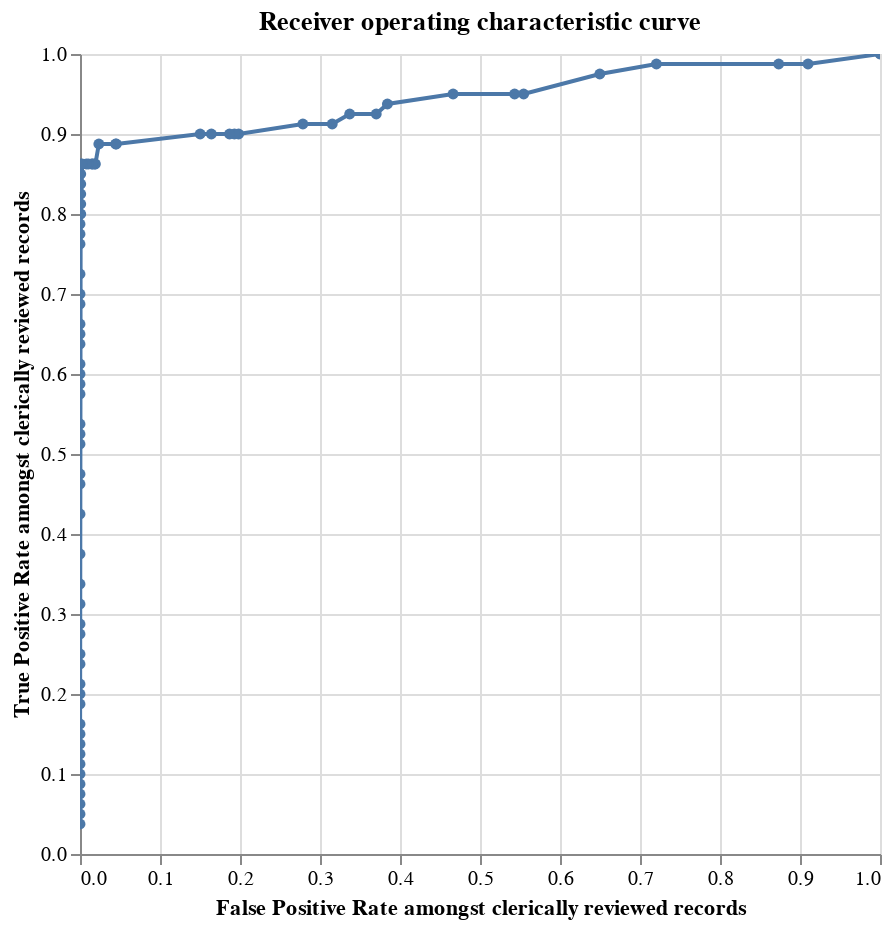

Notebook cell for this chart:
### Markdown cell above
Then to produce the chart:

### Code cell
linker._con.register("labels", df_labels)

linker.roc_chart_from_labels("labels")

### Figure 1 — Vega-Lite specification as saved in the notebook (floating-point values rounded to 4 significant figures)
{"$schema": "https://vega.github.io/schema/vega-lite/v4.8.1.json", "data": {"values": [{"FN": 0, "FN_rate": 0, "FP": 1145, "FP_rate": 1, "N": 1145, "N_rate": 0.9347, "P": 80, "P_rate": 0, "TN": 0, "TN_rate": 0, "TP": 80, "TP_rate": 1, "precision": 0.06531, "recall": 1, "row_count": 1225, "truth_threshold": -10.07}, {"FN": 1, "FN_rate": 0.0125, "FP": 1042, "FP_rate": 0.91, "N": 1145, "N_rate": 0.9347, "P": 80, "P_rate": 0, "TN": 103, "TN_rate": 0.08996, "TP": 79, "TP_rate": 0.9875, "precision": 0.07047, "recall": 0.9875, "row_count": 1225, "truth_threshold": -9.228}, {"FN": 1, "FN_rate": 0.0125, "FP": 1000, "FP_rate": 0.8734, "N": 1145, "N_rate": 0.9347, "P": 80, "P_rate": 0, "TN": 145, "TN_rate": 0.1266, "TP": 79, "TP_rate": 0.9875, "precision": 0.07322, "recall": 0.9875, "row_count": 1225, "truth_threshold": -8.939}, {"FN": 1, "FN_rate": 0.0125, "FP": 825, "FP_rate": 0.7205, "N": 1145, "N_rate": 0.9347, "P": 80, "P_rate": 0, "TN": 320, "TN_rate": 0.2795, "TP": 79, "TP_rate": 0.9875, "precision": 0.08739, "recall": 0.9875, "row_count": 1225, "truth_threshold": -8.873}, {"FN": 2, "FN_rate": 0.025, "FP": 744, "FP_rate": 0.6498, "N": 1145, "N_rate": 0.9347, "P": 80, "P_rate": 0, "TN": 401, "TN_rate": 0.3502, "TP": 78, "TP_rate": 0.975, "precision": 0.09489, "recall": 0.975, "row_count": 1225, "truth_threshold": -8.102}, {"FN": 4, "FN_rate": 0.05, "FP": 635, "FP_rate": 0.5546, "N": 1145, "N_rate": 0.9347, "P": 80, "P_rate": 0, "TN": 510, "TN_rate": 0.4454, "TP": 76, "TP_rate": 0.95, "precision": 0.1069, "recall": 0.95, "row_count": 1225, "truth_threshold": -8.036}, {"FN": 4, "FN_rate": 0.05, "FP": 622, "FP_rate": 0.5432, "N": 1145, "N_rate": 0.9347, "P": 80, "P_rate": 0, "TN": 523, "TN_rate": 0.4568, "TP": 76, "TP_rate": 0.95, "precision": 0.1089, "recall": 0.95, "row_count": 1225, "truth_threshold": -7.991}, {"FN": 4, "FN_rate": 0.05, "FP": 534, "FP_rate": 0.4664, "N": 1145, "N_rate": 0.9347, "P": 80, "P_rate": 0, "TN": 611, "TN_rate": 0.5336, "TP": 76, "TP_rate": 0.95, "precision": 0.1246, "recall": 0.95, "row_count": 1225, "truth_threshold": -7.746}, {"FN": 5, "FN_rate": 0.0625, "FP": 440, "FP_rate": 0.3843, "N": 1145, "N_rate": 0.9347, "P": 80, "P_rate": 0, "TN": 705, "TN_rate": 0.6157, "TP": 75, "TP_rate": 0.9375, "precision": 0.1456, "recall": 0.9375, "row_count": 1225, "truth_threshold": -7.524}, {"FN": 6, "FN_rate": 0.075, "FP": 424, "FP_rate": 0.3703, "N": 1145, "N_rate": 0.9347, "P": 80, "P_rate": 0, "TN": 721, "TN_rate": 0.6297, "TP": 74, "TP_rate": 0.925, "precision": 0.1486, "recall": 0.925, "row_count": 1225, "truth_threshold": -7.154}, {"FN": 6, "FN_rate": 0.075, "FP": 386, "FP_rate": 0.3371, "N": 1145, "N_rate": 0.9347, "P": 80, "P_rate": 0, "TN": 759, "TN_rate": 0.6629, "TP": 74, "TP_rate": 0.925, "precision": 0.1609, "recall": 0.925, "row_count": 1225, "truth_threshold": -6.909}, {"FN": 7, "FN_rate": 0.0875, "FP": 361, "FP_rate": 0.3153, "N": 1145, "N_rate": 0.9347, "P": 80, "P_rate": 0, "TN": 784, "TN_rate": 0.6847, "TP": 73, "TP_rate": 0.9125, "precision": 0.1682, "recall": 0.9125, "row_count": 1225, "truth_threshold": -6.864}, {"FN": 7, "FN_rate": 0.0875, "FP": 319, "FP_rate": 0.2786, "N": 1145, "N_rate": 0.9347, "P": 80, "P_rate": 0, "TN": 826, "TN_rate": 0.7214, "TP": 73, "TP_rate": 0.9125, "precision": 0.1862, "recall": 0.9125, "row_count": 1225, "truth_threshold": -6.798}, {"FN": 8, "FN_rate": 0.1, "FP": 227, "FP_rate": 0.1983, "N": 1145, "N_rate": 0.9347, "P": 80, "P_rate": 0, "TN": 918, "TN_rate": 0.8017, "TP": 72, "TP_rate": 0.9, "precision": 0.2408, "recall": 0.9, "row_count": 1225, "truth_threshold": -6.687}, {"FN": 8, "FN_rate": 0.1, "FP": 221, "FP_rate": 0.193, "N": 1145, "N_rate": 0.9347, "P": 80, "P_rate": 0, "TN": 924, "TN_rate": 0.807, "TP": 72, "TP_rate": 0.9, "precision": 0.2457, "recall": 0.9, "row_count": 1225, "truth_threshold": -6.331}, {"FN": 8, "FN_rate": 0.1, "FP": 214, "FP_rate": 0.1869, "N": 1145, "N_rate": 0.9347, "P": 80, "P_rate": 0, "TN": 931, "TN_rate": 0.8131, "TP": 72, "TP_rate": 0.9, "precision": 0.2517, "recall": 0.9, "row_count": 1225, "truth_threshold": -6.027}, {"FN": 8, "FN_rate": 0.1, "FP": 188, "FP_rate": 0.1642, "N": 1145, "N_rate": 0.9347, "P": 80, "P_rate": 0, "TN": 957, "TN_rate": 0.8358, "TP": 72, "TP_rate": 0.9, "precision": 0.2769, "recall": 0.9, "row_count": 1225, "truth_threshold": -5.961}, {"FN": 8, "FN_rate": 0.1, "FP": 172, "FP_rate": 0.1502, "N": 1145, "N_rate": 0.9347, "P": 80, "P_rate": 0, "TN": 973, "TN_rate": 0.8498, "TP": 72, "TP_rate": 0.9, "precision": 0.2951, "recall": 0.9, "row_count": 1225, "truth_threshold": -5.672}, {"FN": 9, "FN_rate": 0.1125, "FP": 52, "FP_rate": 0.04541, "N": 1145, "N_rate": 0.9347, "P": 80, "P_rate": 0, "TN": 1093, "TN_rate": 0.9546, "TP": 71, "TP_rate": 0.8875, "precision": 0.5772, "recall": 0.8875, "row_count": 1225, "truth_threshold": -5.494}, {"FN": 9, "FN_rate": 0.1125, "FP": 51, "FP_rate": 0.04454, "N": 1145, "N_rate": 0.9347, "P": 80, "P_rate": 0, "TN": 1094, "TN_rate": 0.9555, "TP": 71, "TP_rate": 0.8875, "precision": 0.582, "recall": 0.8875, "row_count": 1225, "truth_threshold": -4.834}, {"FN": 9, "FN_rate": 0.1125, "FP": 27, "FP_rate": 0.02358, "N": 1145, "N_rate": 0.9347, "P": 80, "P_rate": 0, "TN": 1118, "TN_rate": 0.9764, "TP": 71, "TP_rate": 0.8875, "precision": 0.7245, "recall": 0.8875, "row_count": 1225, "truth_threshold": -4.257}, {"FN": 11, "FN_rate": 0.1375, "FP": 22, "FP_rate": 0.01921, "N": 1145, "N_rate": 0.9347, "P": 80, "P_rate": 0, "TN": 1123, "TN_rate": 0.9808, "TP": 69, "TP_rate": 0.8625, "precision": 0.7582, "recall": 0.8625, "row_count": 1225, "truth_threshold": -3.42}, {"FN": 11, "FN_rate": 0.1375, "FP": 21, "FP_rate": 0.01834, "N": 1145, "N_rate": 0.9347, "P": 80, "P_rate": 0, "TN": 1124, "TN_rate": 0.9817, "TP": 69, "TP_rate": 0.8625, "precision": 0.7667, "recall": 0.8625, "row_count": 1225, "truth_threshold": -3.249}, {"FN": 11, "FN_rate": 0.1375, "FP": 18, "FP_rate": 0.01572, "N": 1145, "N_rate": 0.9347, "P": 80, "P_rate": 0, "TN": 1127, "TN_rate": 0.9843, "TP": 69, "TP_rate": 0.8625, "precision": 0.7931, "recall": 0.8625, "row_count": 1225, "truth_threshold": -2.412}, {"FN": 11, "FN_rate": 0.1375, "FP": 17, "FP_rate": 0.01485, "N": 1145, "N_rate": 0.9347, "P": 80, "P_rate": 0, "TN": 1128, "TN_rate": 0.9852, "TP": 69, "TP_rate": 0.8625, "precision": 0.8023, "recall": 0.8625, "row_count": 1225, "truth_threshold": -2.122}, {"FN": 11, "FN_rate": 0.1375, "FP": 12, "FP_rate": 0.01048, "N": 1145, "N_rate": 0.9347, "P": 80, "P_rate": 0, "TN": 1133, "TN_rate": 0.9895, "TP": 69, "TP_rate": 0.8625, "precision": 0.8519, "recall": 0.8625, "row_count": 1225, "truth_threshold": -1.185}, {"FN": 11, "FN_rate": 0.1375, "FP": 9, "FP_rate": 0.00786, "N": 1145, "N_rate": 0.9347, "P": 80, "P_rate": 0, "TN": 1136, "TN_rate": 0.9921, "TP": 69, "TP_rate": 0.8625, "precision": 0.8846, "recall": 0.8625, "row_count": 1225, "truth_threshold": -0.9297}, {"FN": 11, "FN_rate": 0.1375, "FP": 3, "FP_rate": 0.00262, "N": 1145, "N_rate": 0.9347, "P": 80, "P_rate": 0, "TN": 1142, "TN_rate": 0.9974, "TP": 69, "TP_rate": 0.8625, "precision": 0.9583, "recall": 0.8625, "row_count": 1225, "truth_threshold": -0.7077}, {"FN": 11, "FN_rate": 0.1375, "FP": 1, "FP_rate": 0.0008734, "N": 1145, "N_rate": 0.9347, "P": 80, "P_rate": 0, "TN": 1144, "TN_rate": 0.9991, "TP": 69, "TP_rate": 0.8625, "precision": 0.9857, "recall": 0.8625, "row_count": 1225, "truth_threshold": -0.4457}, {"FN": 12, "FN_rate": 0.15, "FP": 1, "FP_rate": 0.0008734, "N": 1145, "N_rate": 0.9347, "P": 80, "P_rate": 0, "TN": 1144, "TN_rate": 0.9991, "TP": 68, "TP_rate": 0.85, "precision": 0.9855, "recall": 0.85, "row_count": 1225, "truth_threshold": -0.3797}, {"FN": 13, "FN_rate": 0.1625, "FP": 1, "FP_rate": 0.0008734, "N": 1145, "N_rate": 0.9347, "P": 80, "P_rate": 0, "TN": 1144, "TN_rate": 0.9991, "TP": 67, "TP_rate": 0.8375, "precision": 0.9853, "recall": 0.8375, "row_count": 1225, "truth_threshold": -0.331}, {"FN": 14, "FN_rate": 0.175, "FP": 1, "FP_rate": 0.0008734, "N": 1145, "N_rate": 0.9347, "P": 80, "P_rate": 0, "TN": 1144, "TN_rate": 0.9991, "TP": 66, "TP_rate": 0.825, "precision": 0.9851, "recall": 0.825, "row_count": 1225, "truth_threshold": -0.265}, {"FN": 15, "FN_rate": 0.1875, "FP": 1, "FP_rate": 0.0008734, "N": 1145, "N_rate": 0.9347, "P": 80, "P_rate": 0, "TN": 1144, "TN_rate": 0.9991, "TP": 65, "TP_rate": 0.8125, "precision": 0.9848, "recall": 0.8125, "row_count": 1225, "truth_threshold": -0.09253}, {"FN": 16, "FN_rate": 0.2, "FP": 1, "FP_rate": 0.0008734, "N": 1145, "N_rate": 0.9347, "P": 80, "P_rate": 0, "TN": 1144, "TN_rate": 0.9991, "TP": 64, "TP_rate": 0.8, "precision": 0.9846, "recall": 0.8, "row_count": 1225, "truth_threshold": 0.007786}, {"FN": 16, "FN_rate": 0.2, "FP": 0, "FP_rate": 0, "N": 1145, "N_rate": 0.9347, "P": 80, "P_rate": 0, "TN": 1145, "TN_rate": 1, "TP": 64, "TP_rate": 0.8, "precision": 1, "recall": 0.8, "row_count": 1225, "truth_threshold": 0.2586}, {"FN": 17, "FN_rate": 0.2125, "FP": 0, "FP_rate": 0, "N": 1145, "N_rate": 0.9347, "P": 80, "P_rate": 0, "TN": 1145, "TN_rate": 1, "TP": 63, "TP_rate": 0.7875, "precision": 1, "recall": 0.7875, "row_count": 1225, "truth_threshold": 0.3915}, {"FN": 18, "FN_rate": 0.225, "FP": 0, "FP_rate": 0, "N": 1145, "N_rate": 0.9347, "P": 80, "P_rate": 0, "TN": 1145, "TN_rate": 1, "TP": 62, "TP_rate": 0.775, "precision": 1, "recall": 0.775, "row_count": 1225, "truth_threshold": 0.4575}, {"FN": 19, "FN_rate": 0.2375, "FP": 0, "FP_rate": 0, "N": 1145, "N_rate": 0.9347, "P": 80, "P_rate": 0, "TN": 1145, "TN_rate": 1, "TP": 61, "TP_rate": 0.7625, "precision": 1, "recall": 0.7625, "row_count": 1225, "truth_threshold": 0.5062}, {"FN": 22, "FN_rate": 0.275, "FP": 0, "FP_rate": 0, "N": 1145, "N_rate": 0.9347, "P": 80, "P_rate": 0, "TN": 1145, "TN_rate": 1, "TP": 58, "TP_rate": 0.725, "precision": 1, "recall": 0.725, "row_count": 1225, "truth_threshold": 0.747}, {"FN": 24, "FN_rate": 0.3, "FP": 0, "FP_rate": 0, "N": 1145, "N_rate": 0.9347, "P": 80, "P_rate": 0, "TN": 1145, "TN_rate": 1, "TP": 56, "TP_rate": 0.7, "precision": 1, "recall": 0.7, "row_count": 1225, "truth_threshold": 1.454}, {"FN": 25, "FN_rate": 0.3125, "FP": 0, "FP_rate": 0, "N": 1145, "N_rate": 0.9347, "P": 80, "P_rate": 0, "TN": 1145, "TN_rate": 1, "TP": 55, "TP_rate": 0.6875, "precision": 1, "recall": 0.6875, "row_count": 1225, "truth_threshold": 1.667}, {"FN": 27, "FN_rate": 0.3375, "FP": 0, "FP_rate": 0, "N": 1145, "N_rate": 0.9347, "P": 80, "P_rate": 0, "TN": 1145, "TN_rate": 1, "TP": 53, "TP_rate": 0.6625, "precision": 1, "recall": 0.6625, "row_count": 1225, "truth_threshold": 1.673}, {"FN": 28, "FN_rate": 0.35, "FP": 0, "FP_rate": 0, "N": 1145, "N_rate": 0.9347, "P": 80, "P_rate": 0, "TN": 1145, "TN_rate": 1, "TP": 52, "TP_rate": 0.65, "precision": 1, "recall": 0.65, "row_count": 1225, "truth_threshold": 1.806}, {"FN": 29, "FN_rate": 0.3625, "FP": 0, "FP_rate": 0, "N": 1145, "N_rate": 0.9347, "P": 80, "P_rate": 0, "TN": 1145, "TN_rate": 1, "TP": 51, "TP_rate": 0.6375, "precision": 1, "recall": 0.6375, "row_count": 1225, "truth_threshold": 1.81}, {"FN": 31, "FN_rate": 0.3875, "FP": 0, "FP_rate": 0, "N": 1145, "N_rate": 0.9347, "P": 80, "P_rate": 0, "TN": 1145, "TN_rate": 1, "TP": 49, "TP_rate": 0.6125, "precision": 1, "recall": 0.6125, "row_count": 1225, "truth_threshold": 2.936}, {"FN": 32, "FN_rate": 0.4, "FP": 0, "FP_rate": 0, "N": 1145, "N_rate": 0.9347, "P": 80, "P_rate": 0, "TN": 1145, "TN_rate": 1, "TP": 48, "TP_rate": 0.6, "precision": 1, "recall": 0.6, "row_count": 1225, "truth_threshold": 3.082}, {"FN": 33, "FN_rate": 0.4125, "FP": 0, "FP_rate": 0, "N": 1145, "N_rate": 0.9347, "P": 80, "P_rate": 0, "TN": 1145, "TN_rate": 1, "TP": 47, "TP_rate": 0.5875, "precision": 1, "recall": 0.5875, "row_count": 1225, "truth_threshold": 3.773}, {"FN": 34, "FN_rate": 0.425, "FP": 0, "FP_rate": 0, "N": 1145, "N_rate": 0.9347, "P": 80, "P_rate": 0, "TN": 1145, "TN_rate": 1, "TP": 46, "TP_rate": 0.575, "precision": 1, "recall": 0.575, "row_count": 1225, "truth_threshold": 6.959}, {"FN": 37, "FN_rate": 0.4625, "FP": 0, "FP_rate": 0, "N": 1145, "N_rate": 0.9347, "P": 80, "P_rate": 0, "TN": 1145, "TN_rate": 1, "TP": 43, "TP_rate": 0.5375, "precision": 1, "recall": 0.5375, "row_count": 1225, "truth_threshold": 7.423}, {"FN": 38, "FN_rate": 0.475, "FP": 0, "FP_rate": 0, "N": 1145, "N_rate": 0.9347, "P": 80, "P_rate": 0, "TN": 1145, "TN_rate": 1, "TP": 42, "TP_rate": 0.525, "precision": 1, "recall": 0.525, "row_count": 1225, "truth_threshold": 7.597}, {"FN": 39, "FN_rate": 0.4875, "FP": 0, "FP_rate": 0, "N": 1145, "N_rate": 0.9347, "P": 80, "P_rate": 0, "TN": 1145, "TN_rate": 1, "TP": 41, "TP_rate": 0.5125, "precision": 1, "recall": 0.5125, "row_count": 1225, "truth_threshold": 7.625}, {"FN": 42, "FN_rate": 0.525, "FP": 0, "FP_rate": 0, "N": 1145, "N_rate": 0.9347, "P": 80, "P_rate": 0, "TN": 1145, "TN_rate": 1, "TP": 38, "TP_rate": 0.475, "precision": 1, "recall": 0.475, "row_count": 1225, "truth_threshold": 7.955}, {"FN": 43, "FN_rate": 0.5375, "FP": 0, "FP_rate": 0, "N": 1145, "N_rate": 0.9347, "P": 80, "P_rate": 0, "TN": 1145, "TN_rate": 1, "TP": 37, "TP_rate": 0.4625, "precision": 1, "recall": 0.4625, "row_count": 1225, "truth_threshold": 8.085}, {"FN": 46, "FN_rate": 0.575, "FP": 0, "FP_rate": 0, "N": 1145, "N_rate": 0.9347, "P": 80, "P_rate": 0, "TN": 1145, "TN_rate": 1, "TP": 34, "TP_rate": 0.425, "precision": 1, "recall": 0.425, "row_count": 1225, "truth_threshold": 8.462}, {"FN": 50, "FN_rate": 0.625, "FP": 0, "FP_rate": 0, "N": 1145, "N_rate": 0.9347, "P": 80, "P_rate": 0, "TN": 1145, "TN_rate": 1, "TP": 30, "TP_rate": 0.375, "precision": 1, "recall": 0.375, "row_count": 1225, "truth_threshold": 8.616}, {"FN": 53, "FN_rate": 0.6625, "FP": 0, "FP_rate": 0, "N": 1145, "N_rate": 0.9347, "P": 80, "P_rate": 0, "TN": 1145, "TN_rate": 1, "TP": 27, "TP_rate": 0.3375, "precision": 1, "recall": 0.3375, "row_count": 1225, "truth_threshold": 8.866}, {"FN": 55, "FN_rate": 0.6875, "FP": 0, "FP_rate": 0, "N": 1145, "N_rate": 0.9347, "P": 80, "P_rate": 0, "TN": 1145, "TN_rate": 1, "TP": 25, "TP_rate": 0.3125, "precision": 1, "recall": 0.3125, "row_count": 1225, "truth_threshold": 9.148}, {"FN": 57, "FN_rate": 0.7125, "FP": 0, "FP_rate": 0, "N": 1145, "N_rate": 0.9347, "P": 80, "P_rate": 0, "TN": 1145, "TN_rate": 1, "TP": 23, "TP_rate": 0.2875, "precision": 1, "recall": 0.2875, "row_count": 1225, "truth_threshold": 9.355}, {"FN": 58, "FN_rate": 0.725, "FP": 0, "FP_rate": 0, "N": 1145, "N_rate": 0.9347, "P": 80, "P_rate": 0, "TN": 1145, "TN_rate": 1, "TP": 22, "TP_rate": 0.275, "precision": 1, "recall": 0.275, "row_count": 1225, "truth_threshold": 9.589}, {"FN": 60, "FN_rate": 0.75, "FP": 0, "FP_rate": 0, "N": 1145, "N_rate": 0.9347, "P": 80, "P_rate": 0, "TN": 1145, "TN_rate": 1, "TP": 20, "TP_rate": 0.25, "precision": 1, "recall": 0.25, "row_count": 1225, "truth_threshold": 9.672}, {"FN": 61, "FN_rate": 0.7625, "FP": 0, "FP_rate": 0, "N": 1145, "N_rate": 0.9347, "P": 80, "P_rate": 0, "TN": 1145, "TN_rate": 1, "TP": 19, "TP_rate": 0.2375, "precision": 1, "recall": 0.2375, "row_count": 1225, "truth_threshold": 10.27}, {"FN": 63, "FN_rate": 0.7875, "FP": 0, "FP_rate": 0, "N": 1145, "N_rate": 0.9347, "P": 80, "P_rate": 0, "TN": 1145, "TN_rate": 1, "TP": 17, "TP_rate": 0.2125, "precision": 1, "recall": 0.2125, "row_count": 1225, "truth_threshold": 10.94}, {"FN": 64, "FN_rate": 0.8, "FP": 0, "FP_rate": 0, "N": 1145, "N_rate": 0.9347, "P": 80, "P_rate": 0, "TN": 1145, "TN_rate": 1, "TP": 16, "TP_rate": 0.2, "precision": 1, "recall": 0.2, "row_count": 1225, "truth_threshold": 11.78}, {"FN": 65, "FN_rate": 0.8125, "FP": 0, "FP_rate": 0, "N": 1145, "N_rate": 0.9347, "P": 80, "P_rate": 0, "TN": 1145, "TN_rate": 1, "TP": 15, "TP_rate": 0.1875, "precision": 1, "recall": 0.1875, "row_count": 1225, "truth_threshold": 14.37}, {"FN": 67, "FN_rate": 0.8375, "FP": 0, "FP_rate": 0, "N": 1145, "N_rate": 0.9347, "P": 80, "P_rate": 0, "TN": 1145, "TN_rate": 1, "TP": 13, "TP_rate": 0.1625, "precision": 1, "recall": 0.1625, "row_count": 1225, "truth_threshold": 14.76}, {"FN": 68, "FN_rate": 0.85, "FP": 0, "FP_rate": 0, "N": 1145, "N_rate": 0.9347, "P": 80, "P_rate": 0, "TN": 1145, "TN_rate": 1, "TP": 12, "TP_rate": 0.15, "precision": 1, "recall": 0.15, "row_count": 1225, "truth_threshold": 15.5}, {"FN": 69, "FN_rate": 0.8625, "FP": 0, "FP_rate": 0, "N": 1145, "N_rate": 0.9347, "P": 80, "P_rate": 0, "TN": 1145, "TN_rate": 1, "TP": 11, "TP_rate": 0.1375, "precision": 1, "recall": 0.1375, "row_count": 1225, "truth_threshold": 15.57}, {"FN": 70, "FN_rate": 0.875, "FP": 0, "FP_rate": 0, "N": 1145, "N_rate": 0.9347, "P": 80, "P_rate": 0, "TN": 1145, "TN_rate": 1, "TP": 10, "TP_rate": 0.125, "precision": 1, "recall": 0.125, "row_count": 1225, "truth_threshold": 16.09}, {"FN": 71, "FN_rate": 0.8875, "FP": 0, "FP_rate": 0, "N": 1145, "N_rate": 0.9347, "P": 80, "P_rate": 0, "TN": 1145, "TN_rate": 1, "TP": 9, "TP_rate": 0.1125, "precision": 1, "recall": 0.1125, "row_count": 1225, "truth_threshold": 16.62}, {"FN": 72, "FN_rate": 0.9, "FP": 0, "FP_rate": 0, "N": 1145, "N_rate": 0.9347, "P": 80, "P_rate": 0, "TN": 1145, "TN_rate": 1, "TP": 8, "TP_rate": 0.1, "precision": 1, "recall": 0.1, "row_count": 1225, "truth_threshold": 16.69}, {"FN": 73, "FN_rate": 0.9125, "FP": 0, "FP_rate": 0, "N": 1145, "N_rate": 0.9347, "P": 80, "P_rate": 0, "TN": 1145, "TN_rate": 1, "TP": 7, "TP_rate": 0.0875, "precision": 1, "recall": 0.0875, "row_count": 1225, "truth_threshold": 16.82}, {"FN": 74, "FN_rate": 0.925, "FP": 0, "FP_rate": 0, "N": 1145, "N_rate": 0.9347, "P": 80, "P_rate": 0, "TN": 1145, "TN_rate": 1, "TP": 6, "TP_rate": 0.075, "precision": 1, "recall": 0.075, "row_count": 1225, "truth_threshold": 16.92}, {"FN": 75, "FN_rate": 0.9375, "FP": 0, "FP_rate": 0, "N": 1145, "N_rate": 0.9347, "P": 80, "P_rate": 0, "TN": 1145, "TN_rate": 1, "TP": 5, "TP_rate": 0.0625, "precision": 1, "recall": 0.0625, "row_count": 1225, "truth_threshold": 18.28}, {"FN": 76, "FN_rate": 0.95, "FP": 0, "FP_rate": 0, "N": 1145, "N_rate": 0.9347, "P": 80, "P_rate": 0, "TN": 1145, "TN_rate": 1, "TP": 4, "TP_rate": 0.05, "precision": 1, "recall": 0.05, "row_count": 1225, "truth_threshold": 24.7}, {"FN": 77, "FN_rate": 0.9625, "FP": 0, "FP_rate": 0, "N": 1145, "N_rate": 0.9347, "P": 80, "P_rate": 0, "TN": 1145, "TN_rate": 1, "TP": 3, "TP_rate": 0.0375, "precision": 1, "recall": 0.0375, "row_count": 1225, "truth_threshold": 28.23}]}, "encoding": {"tooltip": [{"field": "truth_threshold", "format": ".4f", "type": "quantitative"}, {"field": "FP_rate", "format": ".4f", "type": "quantitative"}, {"field": "TP_rate", "format": ".4f", "type": "quantitative"}, {"field": "TP", "format": ",.0f", "type": "quantitative"}, {"field": "TN", "format": ",.0f", "type": "quantitative"}, {"field": "FP", "format": ",.0f", "type": "quantitative"}, {"field": "FN", "format": ",.0f", "type": "quantitative"}, {"field": "precision", "format": ".4f", "type": "quantitative"}, {"field": "recall", "format": ".4f", "type": "quantitative"}], "x": {"field": "FP_rate", "sort": ["truth_threshold"], "title": "False Positive Rate amongst clerically reviewed records", "type": "quantitative"}, "y": {"field": "TP_rate", "sort": ["truth_threshold"], "title": "True Positive Rate amongst clerically reviewed records", "type": "quantitative"}}, "height": 400, "mark": {"clip": true, "point": true, "type": "line"}, "selection": {"selector076": {"bind": "scales", "encodings": ["x"], "type": "interval"}}, "title": "Receiver operating characteristic curve", "width": 400}
